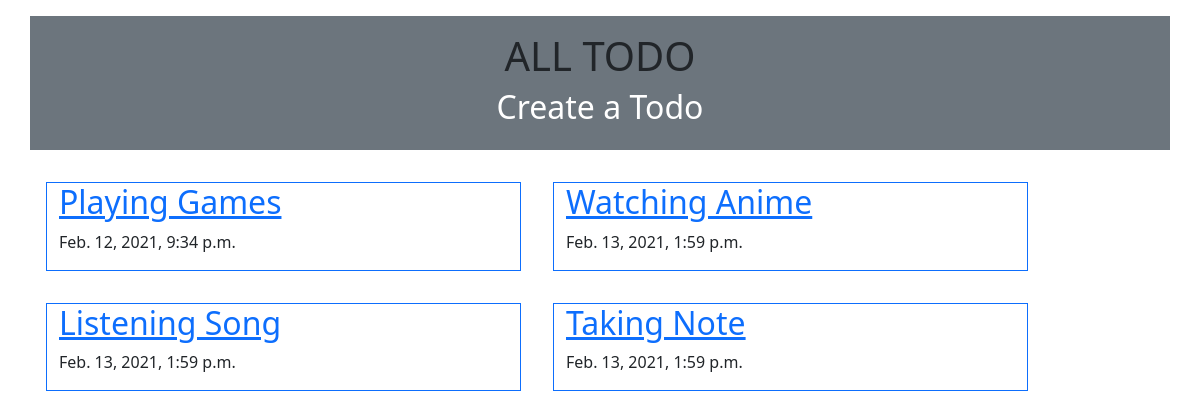
The page / on the database its author committed.
### todo/models.py (models this page shows, shortened)
class Work(models.Model):
    title = models.CharField(max_length=100)
    date = models.DateTimeField(default=datetime.datetime.now())
    description = models.TextField(null=False,blank=False)

### todo/views.py (the view)
# urls.py: path('',views.home,name="home"),
def home(request):
    context={
        'objects':Work.objects.all()
    }
    return render(request,'todo/home.html',context)

### todo/templates/todo/home.html
{% extends 'todo/base.html' %}
{% block content %}
<nav class="container py-3 my-3 bg-secondary">
    <h1 class="text-dark text-center"  >ALL TODO</h1>
        <h2 class="text-center"><a  class="text-decoration-none text-white" href="{% url 'todo-form' %}">Create a Todo</a></h2>
</nav>
<div class="container">
<div class="row">
    {% for object in objects %}
    <div class="mx-3 border border-primary my-3 col-5 " style="height:20vh width:20vw">
        <h2 class="pl-1" ><a href="{% url 'det_form' object.pk %}" >{{ object.title }}</a> </h2>
    <p>{{ object.date }}</p>
    </div>
    {% endfor %}
</div>
    </div>
{% endblock content %}

### todo/templates/todo/base.html (shortened to what this page needs)
<!doctype html>
<html lang="en">
  <head>
    <link href="https://cdn.jsdelivr.net/npm/bootstrap@5.0.0-beta2/dist/css/bootstrap.min.css" rel="stylesheet">
  </head>
  <body>
    {% block content %}
    {% endblock content %}
  </body>
</html>

### rows shown on the page
Work: title "Playing Games", date "Feb. 12, 2021, 9:34 p.m."
Work: title "Watching Anime", date "Feb. 13, 2021, 1:59 p.m."
Work: title "Listening Song", date "Feb. 13, 2021, 1:59 p.m."
Work: title "Taking Note", date "Feb. 13, 2021, 1:59 p.m."
